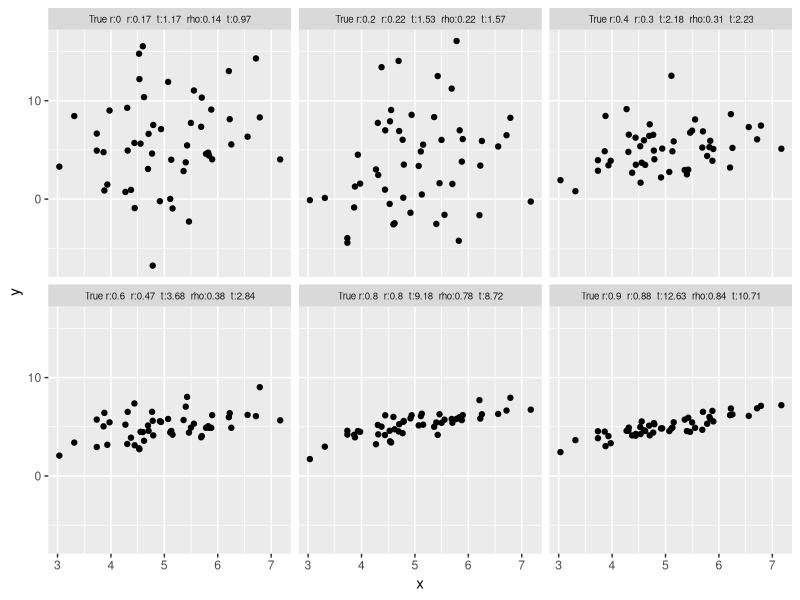
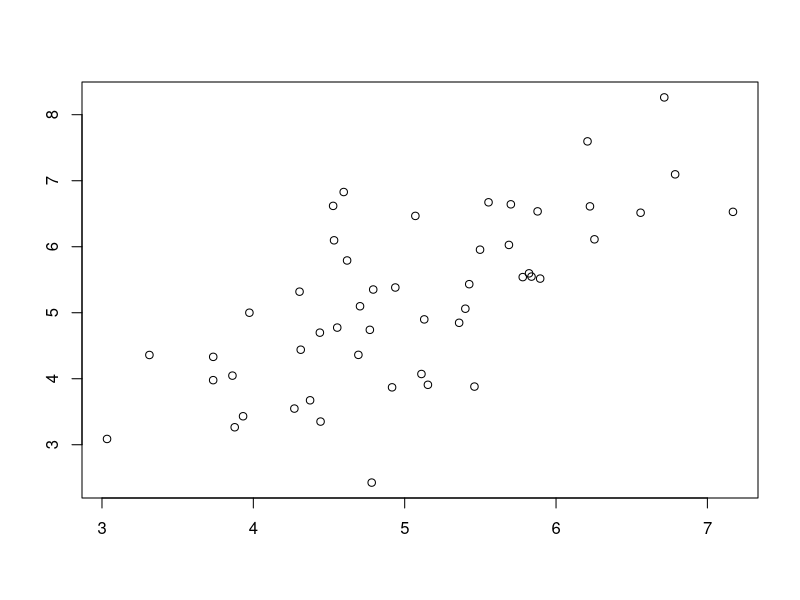
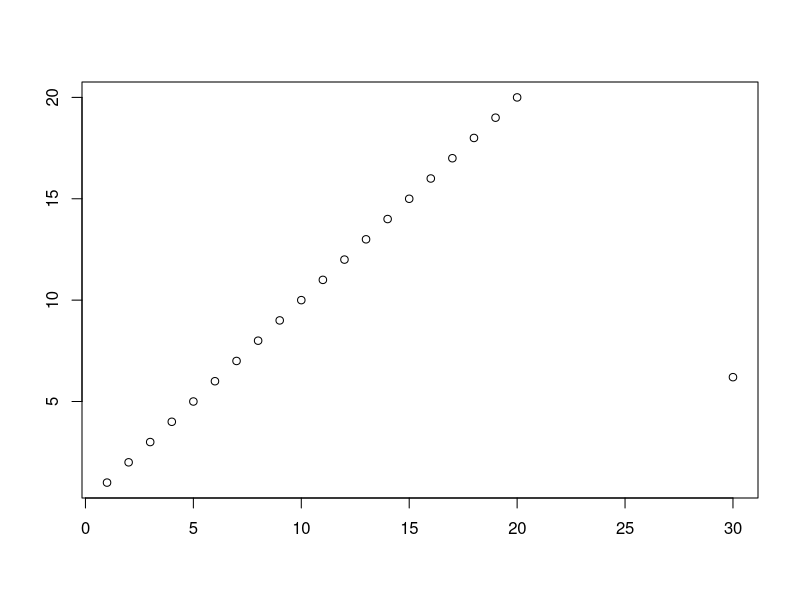
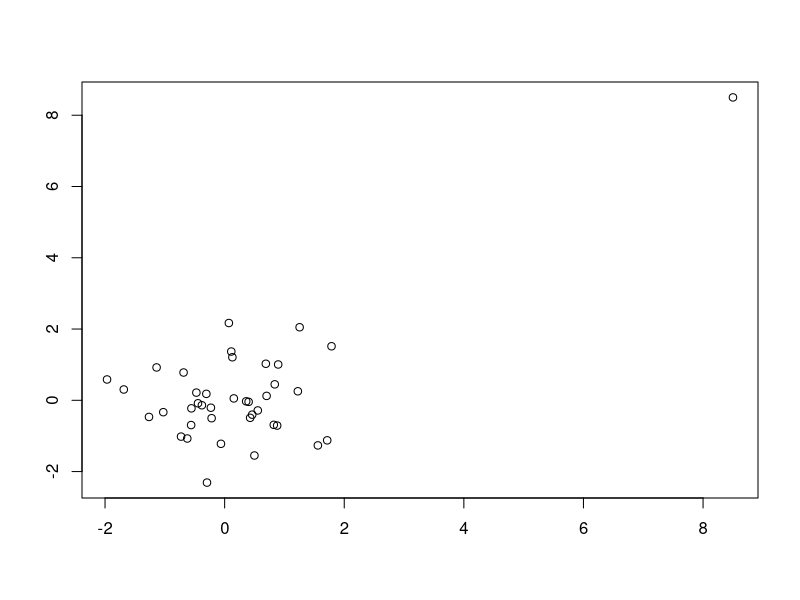
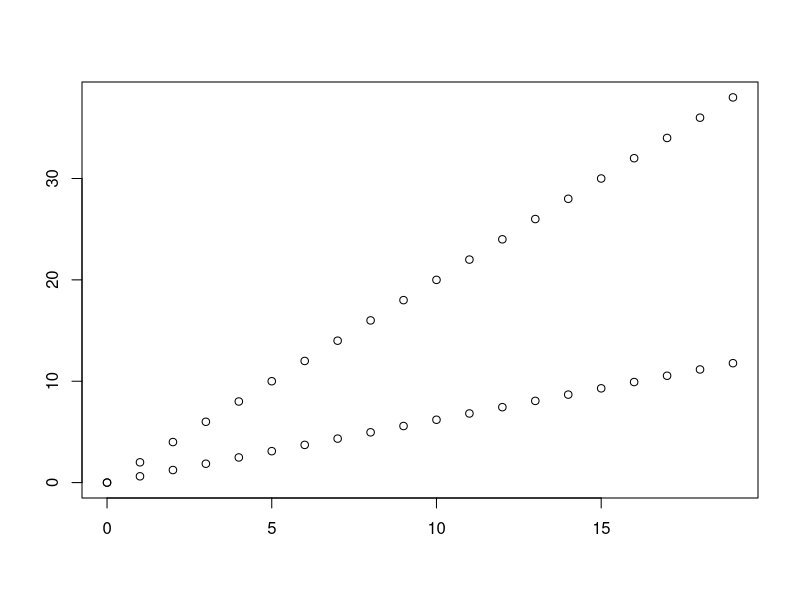
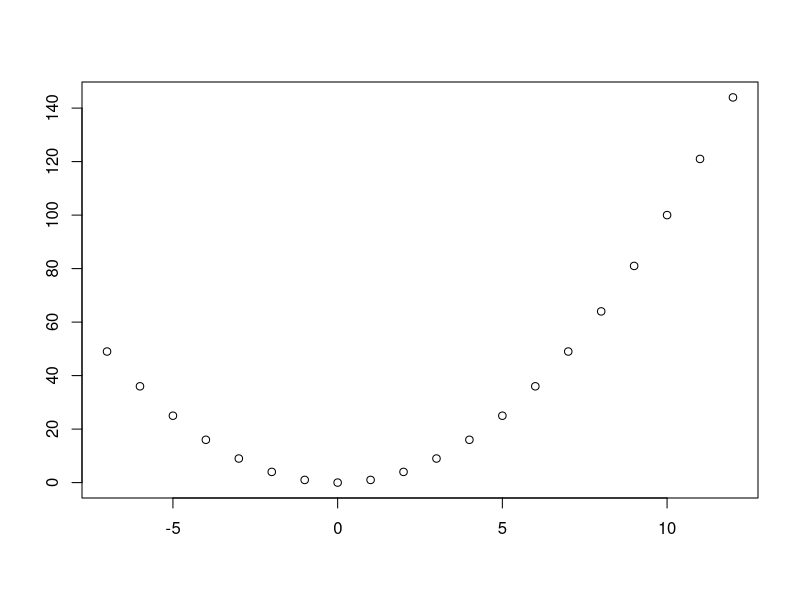
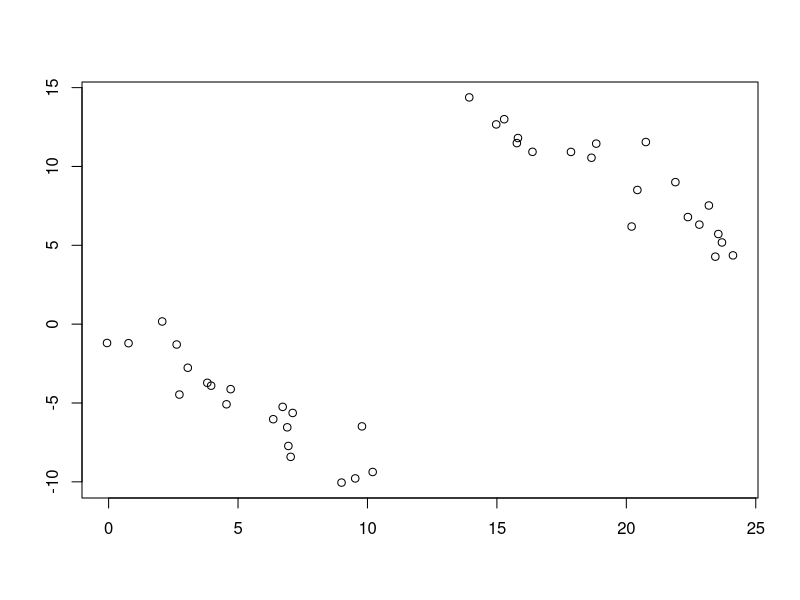

The R source for these figures, in order: (Note: this script raises an error after producing the figures.)
## ----echo=FALSE----------------------------------------------------------
require(Hmisc)
knitrSet('corr')

## ----calcr---------------------------------------------------------------
n <- 13
r <- 0.7283
z.transform <- 0.5 * log((1 + r) / (1 - r))
clz <- z.transform + c(-1, 1) * qnorm(0.975) / sqrt(n - 3)
clr <- (exp(2 * clz) - 1) / (exp(2 * clz) + 1)
round(c(z.transform, clz, clr), 4)

## ----corrplota,w=6.5,h=5,cap='Samples of size $n=50$ for X and Y are drawn from bivariate normal populations with true correlations ranging from 0.0 to 0.9. Pearson and Spearman sample correlations are shown for samples of size 50.  Besides the population correlation coefficient, each panel is labeled with the estimated Pearson $r$, its $t$ statistic, the estimated Spearman $\\rho$, and its $t$ statistic',scap='Example correlation coefficients'----
# Generate 50 data points with Popluation correlations of 0, .2, .4, .6,
# .8, and .9 and plot results
require(ggplot2)
n <- 50
set.seed(123)
x <- rnorm(n, 5, 1)
d <- expand.grid(x=x, R=c(0, .2, .4, .6, .8, .9))
d <- transform(d, y = x + rnorm(nrow(d), 0,
                      ifelse(R == 0, 5, sqrt(R ^ -2 - 1))))
sfun <- function(i) {
  x <- d$x[i]; y <- d$y[i]; R <- d$R[i][1]
  r <- cor(x, y)
  tr <- r * sqrt(n - 2) / sqrt(1 - r^2)
  rho <- cor(rank(x), rank(y))
  trho <- rho * sqrt(n - 2) / sqrt(1 - rho^2)
  label <- paste('True r:', R[1], '  r:', round(r,2), '  t:', round(tr,2),
        '  rho:', round(rho,2), '  t:', round(trho,2), sep='')
  names(label) <- R
  label
  }
stats <- tapply(1 : nrow(d), d$R, sfun)
d$stats <- factor(stats[as.character(d$R)], unique(stats))
   
ggplot(d, aes(x=x, y=y)) + geom_point() + facet_wrap(~ stats) +
  theme(strip.text.x = element_text(size=7))   # Fig. (*\ref{fig:corr-corrplota}*)

## ----corrplotb,mfrow=c(3,2),mar=c(3,1,.5,1),w=6,h=6,cap='Different observed datasets that have the same correlation.  All six plots have a sample Pearson correlation of $0.7$.',scap='Multiple datasets having same Pearson $r$'----
# Different scenarios that can lead to a correlation of 0.7

set.seed(123)   # Fig. (*\ref{fig:corr-corrplotb}*)
rho <- 0.7; n <- 50
var.eps <- rho^-2 - 1
x <- rnorm(n, 5, 1)
y <- x + rnorm(n, 0, sqrt(var.eps))
cor(x,y)
plot(x,y,xlab='',ylab='')

x <- c(1:20,30)
y <- c(1:20,6.2)
cor(x,y)
plot(x,y,xlab='',ylab='')

set.seed(123)
x <- rnorm(40)
y <- rnorm(40)
x[21] <- y[21] <- 8.5
cor(x,y)
plot(x,y,xlab='',ylab='')

x <- rep(0:19,2)
y <- c(rep(.62,20),rep(2,20)) * x
cor(x,y)
plot(x,y,xlab='',ylab='')

x <- -7:12
y <- x^2
cor(x,y)
plot(x,y,xlab='',ylab='')

set.seed(123)
tmp <- 1:20 / 2
x <- c(rnorm(20, tmp, 1), tmp + rnorm(20,14.5,1))
y <- c(rnorm(20, -tmp, 1), -tmp + rnorm(20,14.5,1))
cor(x,y)
plot(x,y,xlab='',ylab='')

## ----baplot,w=5.5,h=4.5,cap='Bland-Altman plot for the oroesophageal and conventional pH measurements, using hexagonal binning because of the large sample size.  The difference in pH mesaurements (oro.\\ -conventional) is presented on the $y$-axis and the average of the two devices on the $x$-axis.  We see poor agreement around pH values of 4-5',scap='Bland-Altman plot for 2 pH measurements'----
require(Hmisc)
getHdata(esopH)
esopH$diff <- with(esopH, orophar - conv)
ggplot(esopH, aes(x=(conv + orophar)/2, y=diff)) +   # Fig. (*\ref{fig:corr-baplot}*)
  stat_binhex(aes(alpha=..count.., color=Hmisc::cut2(..count.., g=20)),
              bins=80) +
  stat_smooth() +
  geom_hline(yintercept = mean(esopH$diff, na.rm=TRUE) +
   c(-1.96, 0, 1.96) * sd(esopH$diff, na.rm=TRUE),
   linetype=c(2,1,2), color='brown') +
  xlab('Average of Conventional and Oropharyngeal pH') +
  ylab('Oropharyngeal Minus Conventional pH') +
  guides(alpha=FALSE, fill=FALSE, color=guide_legend(title='Frequency'))

## ----phtimediff,w=5,h=4,cap='Difference in pH measurements (oro.\ - conventional) by time of day along with a loess smoother and pointwise 0.95 confidence bands.  Is the difference modified by a subject being in a supine position rather than being upright?',scap='Difference in pH by time of day'----
getHdata(esopH2)
ggplot(esopH2, aes(x=time, y=diffpH)) +    # Fig. (*\ref{fig:corr-phtimediff}*)
       geom_point(pch='.') + stat_smooth() +
       geom_hline(yintercept = 0, col='gray60') +
       scale_x_continuous(breaks=seq(16, 38, by=4),
                          labels=c("4 PM", "8 PM", "12 AM",
                            "4 AM", "8AM", "12 PM"),
                          limits=c(14, 14+24)) +
       ylab('Average of Oropharyngeal Minus Conventional pH') +
       xlab('Time of Day')

## ----moe,w=7,h=5.5,cap='Margin for error (length of longer side of asymmetric 0.95 confidence interval) for $r$ in estimating $\\rho$, when $\\rho=0, 0.25, 0.5, 0.75$.  Calculations are based on Fisher $z$ transformation of $r$.',scap='Margin of error for estimating correlation coefficient'----
require(Hmisc)
plotCorrPrecision(rho=c(0, .25, .5, .75),
                  n=seq(10, 1000, length=100),
                  ylim=c(0, .4), col=1:4, opts=list(keys='lines'))
abline(h=seq(0, .4, by=0.025),
       v=seq(25, 975, by=25), col=gray(.9))
